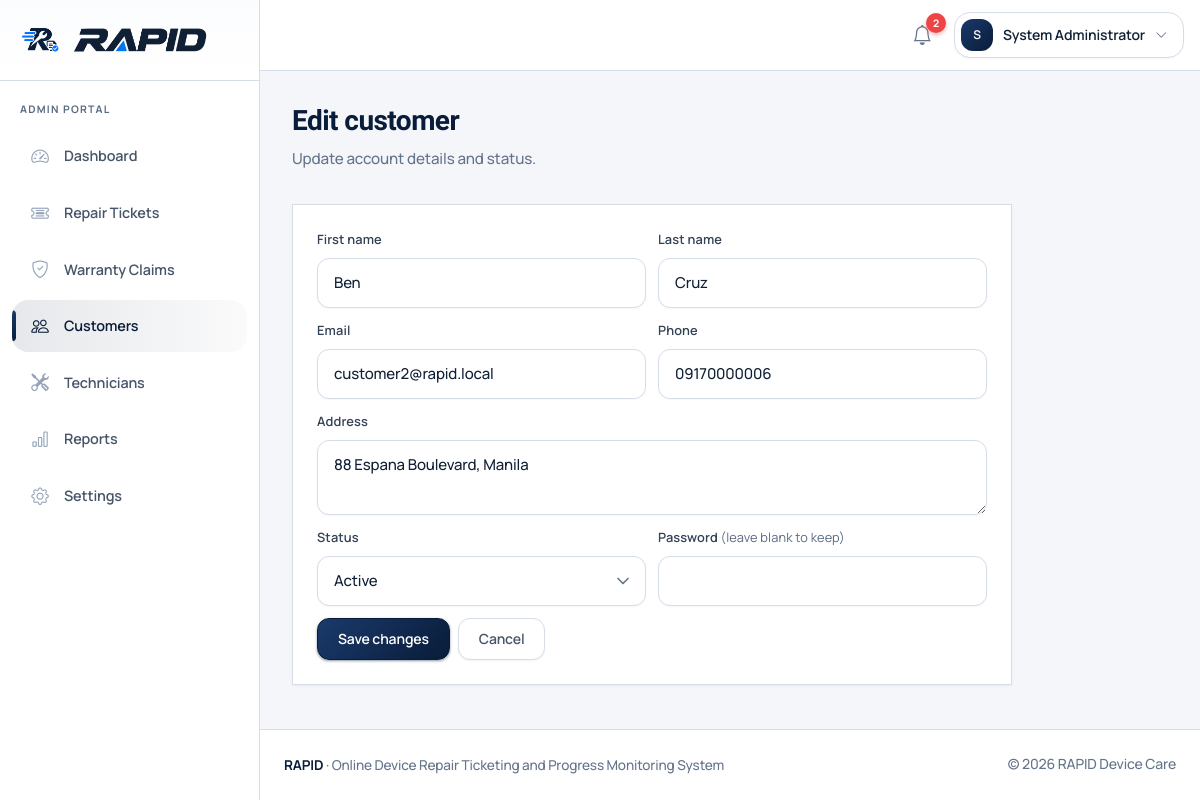
The page /admin/customer_form?id=2 (signed in) on the database its author committed.
### tables this page shows
CREATE TABLE `users` (
  `id` INT UNSIGNED NOT NULL AUTO_INCREMENT COMMENT 'Unique ID of the user',
  `role` ENUM('admin', 'technician', 'customer') NOT NULL COMMENT 'Role of the user in the RAPID system',
  `first_name` VARCHAR(100) NOT NULL COMMENT 'First name of the user',
  `last_name` VARCHAR(100) NOT NULL COMMENT 'Last name of the user',
  `email` VARCHAR(190) NOT NULL COMMENT 'Email address used to log in',
  `phone` VARCHAR(30) DEFAULT NULL COMMENT 'Contact number of the user',
  `password` VARCHAR(255) NOT NULL COMMENT 'Hashed password of the user',
  `status` ENUM('active', 'inactive') NOT NULL DEFAULT 'active' COMMENT 'Account status of the user',
  `created_at` DATETIME NOT NULL DEFAULT CURRENT_TIMESTAMP COMMENT 'Date and time the user was created',
  `updated_at` DATETIME NOT NULL DEFAULT CURRENT_TIMESTAMP ON UPDATE CURRENT_TIMESTAMP COMMENT 'Date and time the user was last updated',
  PRIMARY KEY (`id`),
  UNIQUE KEY `uq_users_email` (`email`),
  KEY `idx_users_role` (`role`),
  KEY `idx_users_status` (`status`)
);

CREATE TABLE `customers` (
  `id` INT UNSIGNED NOT NULL AUTO_INCREMENT COMMENT 'Unique ID of the customer',
  `user_id` INT UNSIGNED NOT NULL COMMENT 'Linked user account of the customer',
  `address` TEXT DEFAULT NULL COMMENT 'Address of the customer',
  `created_at` DATETIME NOT NULL DEFAULT CURRENT_TIMESTAMP COMMENT 'Date and time the customer was created',
  `updated_at` DATETIME NOT NULL DEFAULT CURRENT_TIMESTAMP ON UPDATE CURRENT_TIMESTAMP COMMENT 'Date and time the customer was last updated',
  PRIMARY KEY (`id`),
  UNIQUE KEY `uq_customers_user` (`user_id`),
  CONSTRAINT `fk_customers_user` FOREIGN KEY (`user_id`) REFERENCES `users` (`id`) ON DELETE CASCADE
);

### config/database.php (called while the page is built, shortened)
<?php
function db(): PDO
{
    static $pdo = null;
    if ($pdo instanceof PDO) {
        return $pdo;
    }
    $dsn = 'mysql:host=' . DB_HOST . ';dbname=' . DB_NAME . ';charset=' . DB_CHARSET;
    try {
        $pdo = new PDO($dsn, DB_USER, DB_PASS, [
            PDO::ATTR_ERRMODE            => PDO::ERRMODE_EXCEPTION,
            PDO::ATTR_DEFAULT_FETCH_MODE => PDO::FETCH_ASSOC,
            PDO::ATTR_EMULATE_PREPARES   => false,
        ]);
    } catch (PDOException $e) {
        if (defined('APP_DEBUG') && APP_DEBUG) {
            throw $e;
        }
        error_log('Database connection failed: ' . $e->getMessage());
        http_response_code(500);
        exit('Unable to connect to the database. Please try again later.');
    }
    return $pdo;
}

### includes/auth.php (called while the page is built, shortened)
<?php
require_once __DIR__ . '/functions.php';
function current_user(): ?array
{
    static $cached = null;
    static $cachedId = null;
    $id = (int) $_SESSION['user_id'];
    if ($cached !== null && $cachedId === $id) {
        return $cached;
    }
    try {
        $stmt = db()->prepare(
            'SELECT id, role, first_name, last_name, email, phone, status
             FROM users WHERE id = ? LIMIT 1'
        );
        $stmt->execute([$id]);
        $user = $stmt->fetch();
        $cached = $user;
        $cachedId = $id;
        return $user;
    } catch (Throwable $e) {
        error_log('current_user failed: ' . $e->getMessage());
        return null;
    }
}
function is_logged_in(): bool
{
    return current_user() !== null;
}
function require_login(): void
{
    if (!is_logged_in()) {
        flash_set('warning', 'Please sign in to continue.');
        redirect('auth/login.php');
    }
}
function require_role($roles): void
{
    require_login();
}

### includes/admin_users.php (called while the page is built, shortened)
<?php
function count_unread_notifications(int $userId): int
{
    $stmt = db()->prepare('SELECT COUNT(*) FROM notifications WHERE user_id = ? AND is_read = 0');
    $stmt->execute([$userId]);
    return (int) $stmt->fetchColumn();
}

### includes/functions.php (called while the page is built, shortened)
<?php
require_once __DIR__ . '/../config/database.php';
function e(?string $value): string
{
    return htmlspecialchars((string) $value, ENT_QUOTES | ENT_SUBSTITUTE, 'UTF-8');
}
function url(string $path = ''): string
{
    $path = ltrim($path, '/');
    $base = BASE_URL;
    $hash = '';
    $hashPos = strpos($path, '#');
    $query = '';
    $qPos = strpos($path, '?');
    if ($qPos !== false) {
        $query = substr($path, $qPos);
        $path = substr($path, 0, $qPos);
    }
    if ($path !== '') {
        if (preg_match('#(?:^|/)index\.php$#i', $path)) {
            $path = (string) preg_replace('#index\.php$#i', '', $path);
        } elseif (preg_match('#\.php$#i', $path)) {
            $path = (string) preg_replace('#\.php$#i', '', $path);
        }
    }
    if ($path === '' || $path === '/') {
        $href = $base === '' ? '/' : $base . '/';
    } else {
        $href = ($base === '' ? '' : $base) . '/' . $path;
    }
    return $href . $query . $hash;
}
require_once __DIR__ . '/admin_users.php';

### admin/customer_form.php (the view, shortened to what this page needs)
<?php
require_once __DIR__ . '/../includes/auth.php';
require_role('admin');
$id = (int) ($_GET['id'] ?? 0);
$editing = $id > 0;
$row = null;
if ($editing) {
    $stmt = db()->prepare(
        'SELECT c.id, c.address, u.first_name, u.last_name, u.email, u.phone, u.status
         FROM customers c INNER JOIN users u ON u.id = c.user_id WHERE c.id = ? LIMIT 1'
    );
    $stmt->execute([$id]);
    $row = $stmt->fetch();
}
$form = [
    'first_name' => $row['first_name'] ?? '',
    'last_name' => $row['last_name'] ?? '',
    'email' => $row['email'] ?? '',
    'phone' => $row['phone'] ?? '',
    'address' => $row['address'] ?? '',
    'status' => $row['status'] ?? 'active',
];
$navVariant = 'app';
$activeNav = 'customers';
require_once __DIR__ . '/../includes/header.php';
require_once __DIR__ . '/../includes/navbar.php';
?>
<div class="app-shell">
    <?php require_once __DIR__ . '/../includes/sidebar.php'; ?>
    <main class="app-main">
        <div class="page-header">
            <h1><?= $editing ? 'Edit customer' : 'Add customer' ?></h1>
            <p><?= $editing ? 'Update account details and status.' : 'Create a customer account manually.' ?></p>
        </div>
        <form method="post" class="rapid-card max-w-[720px]" data-disable-on-submit>
            <div class="grid grid-cols-1 md:grid-cols-2 gap-3">
                <div>
                    <label class="form-label" for="first_name">First name</label>
                    <input class="form-control" id="first_name" name="first_name" required value="<?= e($form['first_name']) ?>">
                </div>
                <div>
                    <label class="form-label" for="last_name">Last name</label>
                    <input class="form-control" id="last_name" name="last_name" required value="<?= e($form['last_name']) ?>">
                </div>
                <div>
                    <label class="form-label" for="email">Email</label>
                    <input type="email" class="form-control" id="email" name="email" required value="<?= e($form['email']) ?>">
                </div>
                <div>
                    <label class="form-label" for="phone">Phone</label>
                    <input class="form-control" id="phone" name="phone" required value="<?= e($form['phone']) ?>">
                </div>
                <div class="md:col-span-2">
                    <label class="form-label" for="address">Address</label>
                    <textarea class="form-control" id="address" name="address" rows="2"><?= e($form['address']) ?></textarea>
                </div>
                <div>
                    <label class="form-label" for="status">Status</label>
                    <select class="form-select" id="status" name="status">
                        <option value="active" <?= $form['status'] === 'active' ? 'selected' : '' ?>>Active</option>
                    </select>
                </div>
                <div>
                    <label class="form-label" for="password">Password <?= $editing ? '<span class="text-rapid-muted font-normal">(leave blank to keep)</span>' : '' ?></label>
                    <input type="password" class="form-control" id="password" name="password" <?= $editing ? '' : 'required minlength="8"' ?> autocomplete="new-password">
                </div>
            </div>
            <div class="flex gap-2 mt-3">
                <button type="submit" class="btn btn-rapid-primary"><?= $editing ? 'Save changes' : 'Create customer' ?></button>
                <a class="btn btn-outline-secondary" href="<?= e(url($editing ? 'admin/customer.php?id=' . $id : 'admin/customers.php')) ?>">Cancel</a>
            </div>
        </form>
    </main>
</div>
<?php require_once __DIR__ . '/../includes/footer.php'; ?>

### includes/navbar.php (shortened to what this page needs)
<?php
$user = current_user();
$navVariant = $navVariant ?? 'public';
$unreadCount = ($navVariant === 'app' && $user) ? count_unread_notifications((int) $user['id']) : 0;
$fluid = $navVariant === 'app';
$isApp = $navVariant === 'app' && $user;
?>
<nav class="rapid-navbar <?= $isApp ? 'rapid-navbar-app' : 'rapid-navbar-public' ?>">
    <div class="<?= $fluid ? 'container-fluid-rapid' : 'container-rapid' ?>">
        <div class="flex flex-wrap items-center gap-3">
            <?php if ($isApp): ?>
                <div class="flex items-center gap-3 ml-auto">
                    <div class="relative" data-dropdown>
                        <button class="nav-notify" type="button" id="notifyToggle" aria-expanded="false" aria-haspopup="true" title="Notifications" data-dropdown-toggle>
                            <i class="bi bi-bell" aria-hidden="true"></i>
                            <span class="notify-badge <?= $unreadCount > 0 ? '' : 'is-hidden' ?>" id="notifyBadge"><?= $unreadCount > 99 ? '99+' : (int) $unreadCount ?></span>
                        </button>
                    </div>
                    <div class="relative" data-dropdown>
                        <button class="btn-user-menu" type="button" aria-expanded="false" aria-haspopup="true" data-dropdown-toggle>
                            <span class="user-avatar"><?= e(strtoupper(substr($user['first_name'], 0, 1))) ?></span>
                            <span class="hidden md:inline"><?= e($user['first_name'] . ' ' . $user['last_name']) ?></span>
                            <i class="bi bi-chevron-down text-xs text-rapid-muted" aria-hidden="true"></i>
                        </button>
                    </div>
                </div>
            <?php endif; ?>
        </div>
    </div>
</nav>

### includes/sidebar.php (shortened to what this page needs)
<?php
$user = current_user();
$role = $user['role'] ?? '';
$activeNav = $activeNav ?? 'dashboard';
switch ($role) {
    case 'admin':
        $links = [
            ['key' => 'dashboard', 'label' => 'Dashboard', 'href' => 'admin/index.php', 'icon' => 'bi-speedometer2'],
            ['key' => 'tickets', 'label' => 'Repair Tickets', 'href' => 'admin/tickets.php', 'icon' => 'bi-ticket-detailed'],
            ['key' => 'claims', 'label' => 'Warranty Claims', 'href' => 'admin/claims.php', 'icon' => 'bi-shield-check'],
            ['key' => 'customers', 'label' => 'Customers', 'href' => 'admin/customers.php', 'icon' => 'bi-people'],
            ['key' => 'technicians', 'label' => 'Technicians', 'href' => 'admin/technicians.php', 'icon' => 'bi-tools'],
            ['key' => 'reports', 'label' => 'Reports', 'href' => 'admin/reports.php', 'icon' => 'bi-bar-chart'],
            ['key' => 'settings', 'label' => 'Settings', 'href' => 'admin/settings.php', 'icon' => 'bi-gear'],
        ];
        break;
}
?>
<aside class="rapid-sidebar" tabindex="-1" id="appSidebar" aria-label="<?= e(ucfirst($role)) ?> navigation">
    <div class="sidebar-brand">
        <?php
        require __DIR__ . '/brand_lockup.php';
        ?>
    </div>
    <div class="sidebar-role"><?= e($role) ?> portal</div>
    <nav class="sidebar-nav">
        <?php foreach ($links as $link): ?>
            <?php
            $isActive = $activeNav === $link['key'];
            $soon = !empty($link['soon']);
            ?>
            <a class="sidebar-link <?= $isActive ? 'active' : '' ?><?= $soon ? ' is-soon' : '' ?>"
               href="<?= e(url($link['href'])) ?>"
               <?= $isActive ? 'aria-current="page"' : '' ?>
               <?= $soon ? 'title="Coming in the next build step"' : '' ?>>
                <i class="bi <?= e($link['icon']) ?>" aria-hidden="true"></i>
                <span><?= e($link['label']) ?></span>
            </a>
        <?php endforeach; ?>
    </nav>
</aside>

### rows shown on the page
users: first_name "S", first_name+last_name "System Administrator", role "ADMIN"
customers: first_name "Ben", last_name "Cruz", email "customer2@rapid.local", phone "09170000006", address "88 Espana Boulevard, Manila"
users: status "Active"

### other values the page prints
$unreadCount "2"
$link['label'] "Dashboard"
$link['label'] "Repair Tickets"
$link['label'] "Warranty Claims"
$link['label'] "Customers"
$link['label'] "Technicians"
$link['label'] "Reports"
$link['label'] "Settings"
APP_NAME "RAPID"
APP_SUBTITLE "Online Device Repair Ticketing and Progress Monitoring System"
SHOP_NAME "RAPID Device Care"
